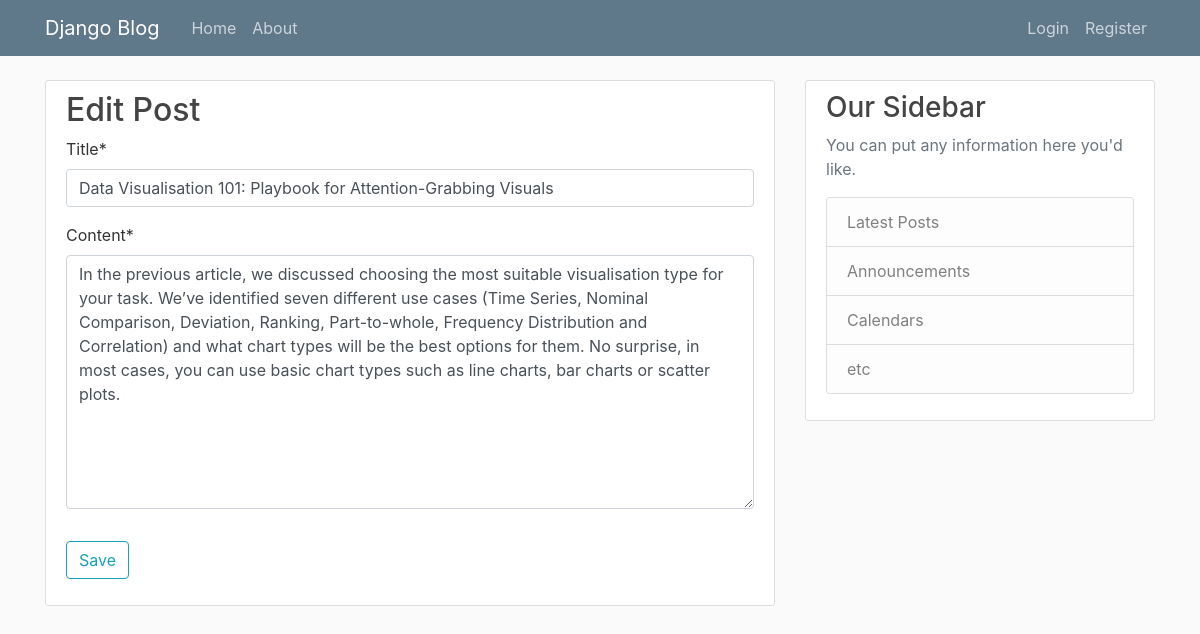
The page /post/1/update/ on the database its author committed.
### blog/models.py (models this page shows, shortened)
class AbstractModel(models.Model):
    created_at = models.DateTimeField(auto_now_add=True)
    updated_at = models.DateTimeField(auto_now=True)
    class Meta:
        abstract = True

class Post(AbstractModel):
    title = models.CharField(max_length=128)
    content = models.TextField()
    published = models.DateField()
    is_active = models.BooleanField(default=False)
    author = models.ForeignKey("blog.User", CASCADE, "posts")

### blog/views.py (the view)
# urls.py: path('post/<int:pk>/update/', PostUpdateView.as_view(), name="post_update"),
class PostUpdateView(UpdateView):
    model = Post
    fields = ['title', 'content']
    template_name = 'blog/post_edit.html'
    success_message = "Post updated"

### templates/blog/post_edit.html (shortened to what this page needs)
{% extends 'blog/base.html' %}
{% load crispy_forms_tags %}
{% block body %}
    <main role="main" class="container">
      <div class="row">
        <div class="col-md-8">
                    <div class="content-section">
                        <form method="post">
                            <fieldset class="form-group">
                                <h2>Edit Post</h2>
                                {{ form|crispy }}
                            </fieldset>
                            <div class="form-group">
                                <button class="btn btn-outline-info" type="submit">Save</button>
                            </div>
                        </form>
                    </div>
                </div>
                {% include 'blog/sidebar.html' %}
              </div>
            </main>
{% endblock %}

### blog/static/main.css (style rules this page uses)
body { background: #fafafa; color: #333333; margin-top: 5rem; }
h1, h2, h3, h4, h5, h6 { color: #444444; }
.content-section { background: #ffffff; padding: 10px 20px; border: 1px solid #dddddd; border-radius: 3px; margin-bottom: 20px; }

### rows shown on the page
Post: title "Data Visualisation 101: Playbook for Attention-Grabbing Visuals", content "In the previous article, we discussed choosing the most suitable visualisation type for your task. We’ve identified seven different use cases (Time Series, Nominal Comparison, Deviation, Ranking, Part-to-whole, Frequency Distribution and Correlation) and what chart types will be the best options for them. No surprise, in most cases, you can use basic chart types such as line charts, bar charts or scatter plots."
